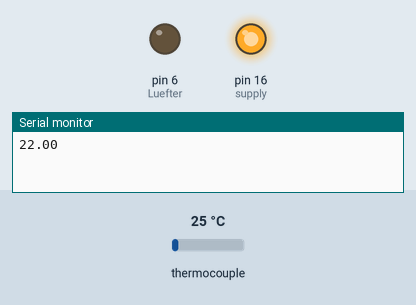
Simulated run of this sketch. Board: Arduino Uno, built with avr-gcc and run on an emulated ATmega328P. On the bench: output pins drawn as LEDs (lit = HIGH), the last lines printed to the serial monitor. The test bench sets the inputs (shaded band); at power-on: thermocouple 25 °C.

Above: at 2.0 s.
2.1 s: thermocouple set to 30 °C
3.7 s: thermocouple set to 37 °C
At 4.6 s:
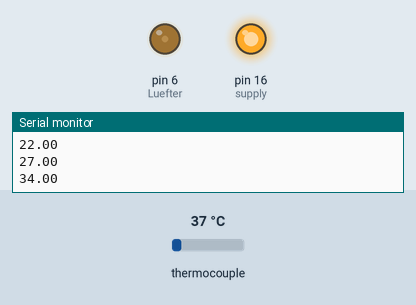
5.3 s: thermocouple set to 75 °C
At 6.5 s:
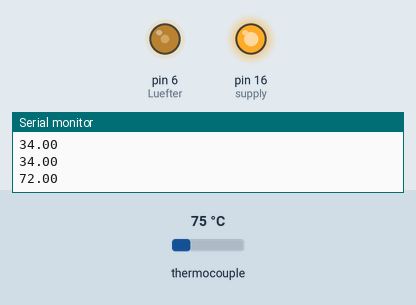
Timing chart, 0 to 8.3 s (numbered marks = the images above; inputs shaded):
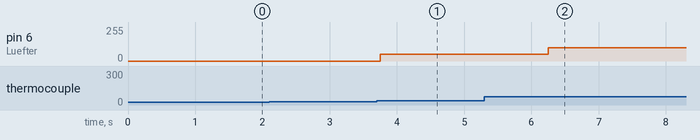

The sketch:

pizzaOfen_Abluft.ino
```cpp
#include "Doxygen.h"
#include "max6675_init.h"
#include "pwm_ausgabe.h"
#include "pwm_init.h"
#include "max6675.h"
#include <time.h>

/** \brief Zeit des letzten Funktionsaufrufes pwm_ausgabe() und Auslesung der Temperatur.\n . */
uint32_t zeitStempel;

/**
* @file pizzaOfen_Abluft.ino
* @brief Dieses file beinhaltet die setup() und loop() Funktion.\n
*
* Benutzte Open Source Funktionen aus dem Arduino.h und MAX6675.h :
* @li void setup() , wird einmalig aufgerufen.
* @li void loop() , wird staendig abgearbeitet.
* @li double MAX6675::readCelsius() , liest ueber das Serial Peripheral Interface die aktuelle Temperatur ein.\n
*
*
* @date 16.03.2018 - Erstellung des Files
*
*
* @author Marvin Behrens
*
* @version 1.0
*/

/**
*
* Initialisierung der hardware \n
*
* Nach dem einmaligen Aufruf werden pwm_init(), max6675_init() und \n
* bearbeitet.
*
* @date 25.05.2018 - Erfolgreiche Inbetriebnahme des Ofens
*
* @bug Keine Bugs der Funktion bekannt.
*
*/

void setup() {

	pwm_init();
	max6675_init();
	delay(100);
	Serial.begin(9600);
}

/**
*
* Endlosschleife \n
*
*
* @param	zeitStempel		Zeit des letzten Funktionsaufrufes pwm_ausgabe()\n
*							und Auslesung der Temperatur.\n
*
* @param	input			Hier wird die aktuelle Ist-Temperatur zur weiteren\n
*							Verarbeitung abgelegt.\n
*
* @param	offset			Messungenauigkeit des MAX6675 begleichen.\n
*
*
* Da die Funktion : millis() auf die gleichen Timerregister zugreift, \n
* welche wir fuer unsere PWM Ausgabe angepasst haben zaehlt sie nun \n
* eine neu Definierte Zeit. Sie wird trotzdem benutzt um eine Verzoegerung\n
* des einlesens des Temperatursensors und der Temperaturausgabe zu realisieren.\n
* Da das Serial Peripheral Interface zum Auslesen des Sensors nicht unendlich\n
* schnell arbeitet ist diese Verzoegerung zwingend notwendig.
*
*
* @date 25.05.2018 - erfolgreicher Funktionstest am Ofen.
*
* @bug Keine Bugs der Funktion bekannt.
*
*/
int i = 0;
void loop() {

	extern MAX6675 tempSens;
	extern void pwm_ausgabe(uint16_t input);
	const uint16_t offset = 3;


	if (millis() - zeitStempel > 10000) {

		zeitStempel = millis();

		pwm_ausgabe(tempSens.readCelsius() - offset);

		Serial.println(tempSens.readCelsius() - offset);
	}
}
```

Doxygen.h
```cpp
/** @mainpage Mainpage
*
*  @section sec1 Abluftregelung des Ofens.
*
*
*
*
*  @subsection sec2_1 Projekt	: Temperatur - / Luefterregelung anhand eines Ofenmodells\n
\n
\n
*  @subsection sec2_2 Betreuer	: Herr Jankowski - Tepe, Staatliche Technikerschule Berlin
*/

#ifndef _DOXYGEN_h
#define _DOXYGEN_h

#if defined(ARDUINO) && ARDUINO >= 100
	#include "arduino.h"
#else
	#include "WProgram.h"
#endif


#endif
```

max6675_init.cpp
```cpp
#include "max6675_init.h"
#include "max6675.h"

/*!
@defined
@abstract 5V fuer MAX6675
*/
#define supply PC2

/*!
@defined
@abstract Daten Output des MAX6675
*/
#define thermoDO 4

/*!
@defined
@abstract Chip Select des MAX6675
*/
#define  thermoCS 3

/*!
@defined
@abstract Clock Signal fuer den MAX6675
*/
#define  thermoCLK 2

/** \brief Klasse aus Opensouce Quelle : max6675.h */
MAX6675 tempSens(thermoCLK, thermoCS, thermoDO);


/**
* @file max6675_init.cpp
* @brief Dieses file beinhaltet die max6675_init() Funktion.
*
*
* @date 19.03.2018 - Erstellung des Files
*
* @author Marvin Behrens
*
* @version 1.0
*/


/**
* Initialisierung des Spannungsversorgungspins fuer den Sensor.
*
* @li (1<<n) schiebt eine 1 an Stelle n eines Bytes.
* @li |		 PORTn wird mit Maske Bitweise verODERT.
*
*
* @date 20.04.2018 - erfolgreicher Funktionstest mit Hardware.
*
* @bug Keine Bugs der Funktion bekannt.
*
*/

void max6675_init() {

	DDRC |= (1 << PC2);
	PORTC |= (1 << PC2);
}
```

max6675_init.h
```cpp
// max6675_init.h
/*************************************************************/
/**
*  @file max6675_init.h
*  @brief Praeprozessor Anweisungen und Bekanntgabe der Funktion
*  @li max6675_init()\n\n
*
*  @author Marvin Behrens
*
*
*  @version 1.1
*************************************************************/
#ifndef _MAX6675_INIT_h
#define _MAX6675_INIT_h

#if defined(ARDUINO) && ARDUINO >= 100
	#include "arduino.h"
#else
	#include "WProgram.h"
#endif


#endif

void max6675_init();
```

pwm_ausgabe.cpp
```cpp
 #include "pwm_ausgabe.h"
#include "pwm_init.h"

/*!
@defined
@abstract Pin fuer PWM Ausgabe
*/
#define Luefter 6

/**
* @file pwm_ausgabe.cpp
* @brief Dieses file beinhaltet die pwm_ausgabe() .
*
* Benutzte Funktionen aus open Source Quelle <Arduino.h> :
* @li analogWrite()
* @date 19.03.2018 - Erstellung des Files
*
* @author Marvin Behrens
*
* @version 1.0
*/


/**
*
* Festlegung Tastverhaeltniss in Abheangigkeit der Temperatur \n
*
* @param[in] input			Gemessene Temperatur zwischen Garraum und Gehaeuse.
*
*
* @param	 pwmValue		Tastverhaeltniss in Prozent.\n
*
*
*  Der eingabeparameter "input" wird ausgewertet, der dadurch ermittelte Wert wird in die Variable \n
*  pwmValue geschrieben und spiegelt das Tastverhaeltniss wieder (in Prozent).\n
*  Zur Ausgabe wird analogWrite( Pin, pwmValue) verwendet:
*
*
*
* @date 25.04.2018 - erfolgreicher Funktionstest mit Querstromluefter.
*
* @bug Keine Bugs der Funktion bekannt.
*
*/


void pwm_ausgabe(uint16_t input) {

	uint8_t pwmValue = 0;

	if (input <= 28) {
		pwmValue = 0;
	}

	else if (input > 30 && input <= 40) {
		pwmValue = 50;
	}
	else if (input > 40 && input <= 50) {
		pwmValue = 60;
	}
	else if (input > 50 && input <= 55) {
		pwmValue = 70;
	}
	else if (input > 55 && input <= 60) {
		pwmValue = 85;
	}
	else if (input > 60) {
		pwmValue = 100;
	}

	analogWrite(Luefter, pwmValue);
}
```

pwm_ausgabe.h
```cpp
// pwm_ausgabe.h

/*************************************************************/
/**
*  @file pwm_ausgabe.h
*  @brief Praeprozessor Anweisungen und Bekanntgabe der Funktion
*  @li pwm_ausgabe\n\n
*
*  @author Marvin Behrens
*
*
*  @version 1.1
*************************************************************/

#ifndef _PWM_AUSGABE_h
#define _PWM_AUSGABE_h

#if defined(ARDUINO) && ARDUINO >= 100
	#include "arduino.h"
#else
	#include "WProgram.h"
#endif


#endif

void pwm_ausgabe(uint8_t input);
```

pwm_init.cpp
```cpp
//
//
//

#include "pwm_init.h"
/*!
@defined
@abstract Pin fuer PWM Ausgabe
*/
#define outputPin PD6


/**
* @file pwm_init.cpp
* @brief Dieses file beinhaltet die pwm_init() .
*
*
* @author Marvin Behrens
*
* @version 1.0
*/


/**
*
* Initialisierung der 8-Bit Timer \n
*
*
*  Datenrichtungsregister wird fuer den Pin an dem der Luefter bzw \n
*  das Gate vom Mosfet angeschlossen ist manipuliert. => Pin6 Output
*
* @li Das setzten der bits WGM01 und WGM00 wird der fast pwm mode gewaehlt.
* @li Das setzten des Bits COM0B1, wird das Output Capture Register\n
*     zurueckgesetzt.
* @li Im TCCR0B wird der Prescaler auf 8 konfiguriert. => 7.8kHz pwm Grundfrequenz. \n
*
*
* @date 25.04.2018 - erfolgreicher Funktionstest mit Querstromluefter.
*
* @bug Keine Bugs der Funktion bekannt.
*
*/

void pwm_init() {

	TCCR0A = 0x00;
	TCCR0B = 0x00;

	TCCR0A = (1 << COM0B1) | (1 << WGM01) | (1 << WGM00);
	TCCR0B = (1 << CS01);

	DDRD |= (1 << PD6);
}
```

pwm_init.h
```cpp
/*************************************************************/
/**
*  @file pwm_init.h
*  @brief Praeprozessor Anweisungen und Bekanntgabe der Funktion
*  @li pwm_init()\n\n
*
*  @author Marvin Behrens
*
*
*  @version 1.1
*************************************************************/
#ifndef _PWM_INIT_h
#define _PWM_INIT_h

#if defined(ARDUINO) && ARDUINO >= 100
	#include "arduino.h"
#else
	#include "WProgram.h"
#endif


#endif

void pwm_init();
```

Measured:
- the behaviour switches between 33 and 34 °C on thermocouple (found by bisection; images 0 and 1)
- after the input at 3.7 s, pin 6 (Luefter): 0/255 → 50/255 after 0.05 s
- after the input at 5.3 s, pin 6 (Luefter): 50/255 → 100/255 after 0.95 s
